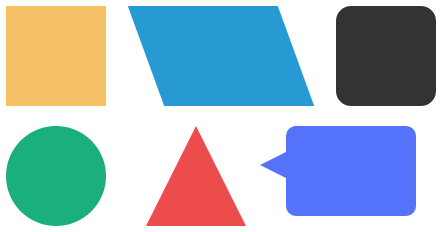
#> input picture Shapes.png, 448 x 232 px
$ python '19_Sort Contours according to Size or Area.py'
#> lines starting #> are read from the running program, lines starting #| are printed output that depends on the picture; after the words box and inside, x2 and y2 are one past the last pixel; in counts of white or black regions, pixels touching at a corner belong together
# # Sorting Contours in a Image

# ## Get Image Contours


# Import necessary images
import cv2
import numpy as np

# Load the input image
imagedata_original = cv2.imread('Shapes.png')
#> imagedata_original is the input picture: shape (232, 448, 3); mean B, G, R 196.1, 184.5, 166.1
cv2.imshow('Original Input Image', imagedata_original)
cv2.waitKey(0)

# Make a copy of the original image
duplicate_img = imagedata_original

# Creating a black image with dimensions same as the loaded input image
black_img = np.zeros((imagedata_original.shape[0], imagedata_original.shape[1], 3))

# Make the Color Image as Grayscale
grayscale_img = cv2.cvtColor(imagedata_original,cv2.COLOR_BGR2GRAY)
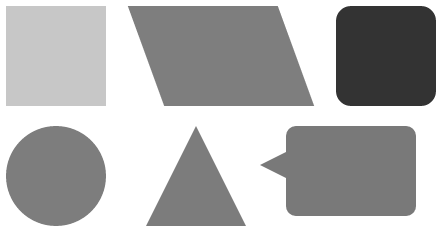
#> grayscale_img: shape (232, 448); min 51, max 255, mean 180.2

# Detect Canny Edges
canny_edged_img = cv2.Canny(grayscale_img, 40, 250)
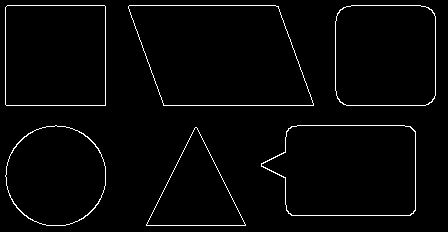
#> canny_edged_img: shape (232, 448); 2.3% white in thin lines or dots
cv2.imshow('Canny Edges on Image', canny_edged_img)
cv2.waitKey(0)

#Finding the contours on the image
contours, hierarchy = cv2.findContours(canny_edged_img.copy(), cv2.RETR_EXTERNAL, cv2.CHAIN_APPROX_NONE)
#> contours = 6 contours; box (x1, y1, x2, y2) and area: (128, 5, 314, 106) 15003, (261, 125, 416, 216) 11956, (5, 5, 106, 106) 9997, (335, 5, 436, 106) 9803, (5, 125, 106, 226) 7872, (146, 127, 246, 226) 4949

#Drawing each and every contour
cv2.drawContours(black_img, contours, -1, (255,0,0), 3)
cv2.imshow('Showing Contours over black image', black_img)
cv2.waitKey(0)

# Draw each and every contours over black image
cv2.drawContours(imagedata_original, contours, -1, (255,0,0), 3)
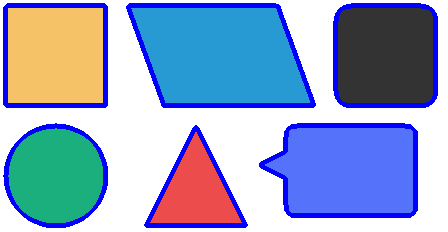
#> imagedata_original: shape (232, 448, 3); 10.95% of pixels changed, all inside (x1, y1, x2, y2) = (3, 3, 438, 228)
cv2.imshow('Showcasing all the Contours', imagedata_original)
cv2.waitKey(0)

# Detect contours and print the count of them
print ("Number of contours detected = ", len(contours))
#| Number of contours detected =  6

cv2.destroyAllWindows()


######################################################
# ## Sorting By Area ## #
######################################################

# Import necessary libraries
import cv2
import numpy as np

# Load the input image
imagedata_original = cv2.imread('Shapes.png')

#Make a copy of the original image
duplicate_img = imagedata_original

# Function to display contour area
def find_contour_areas(contours):
    areas = []
    for cnt in contours:
        cont_area = cv2.contourArea(cnt)
        areas.append(cont_area)
        return areas
#> this loop made 1 pass
#> cont_area on pass 1: 4949
#> after the loop, areas = [4949]
#| Contour areas before sorting [4949.0]
#> `sorted_contours_by_area = sorted(contours, key=cv2.contourArea, revers..`: sorted_contours_by_area has the same summary as contours
#> this loop made 1 pass
#> cont_area on pass 1: 15003
#> after the loop, areas = [15003]

# Printing the areas before sorting contours
print("Contour areas before sorting", find_contour_areas(contours))

# Sorting contours from larger area to smaller area
sorted_contours_by_area = sorted(contours, key=cv2.contourArea, reverse=True)

# Printing the area after sorting contours
print("Contor areas after sorting", find_contour_areas(sorted_contours_by_area))
#| Contor areas after sorting [15003.0]

# Iterating over the contours and drawing one contour at a time
for sc in sorted_contours_by_area:
    cv2.drawContours(duplicate_img, [sc], -1, (0,0,255), 3)
    cv2.waitKey(0)
    cv2.imshow('Highlight Contours by Area on pressing Enter Key', duplicate_img)
#> this loop made 6 passes
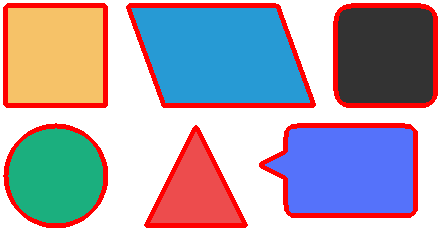
#> duplicate_img: shape (232, 448, 3); 10.95% of pixels changed, all inside (x1, y1, x2, y2) = (3, 3, 438, 228)

cv2.waitKey(0)
cv2.destroyAllWindows()

##########################################################
# ## Sorting By Spatial Position ## #
##########################################################


#Import necessary libraries
import cv2
import numpy as np

# Load the input image
imagedata_original = cv2.imread('Shapes.png')

#Make a copy of the original image
duplicate_img = imagedata_original.copy()

# Function for getting x coordinate of contour
def ret_x_cord_contour(contours):
    if cv2.contourArea(contours) > 10: # checks if countour is greater than
        cent_moment = cv2.moments(contours)
#> cent_moment = moments, m00 4949, centre m10/m00, m01/m00 = (195.5, 191.8)
        return (int(cent_moment['m10']/cent_moment['m00']))
    else:
        pass

#Function for identifying centroid
def identify_centroid(image, centroid):
    # Places a blue circle on the centers of contours
    cent_moment = cv2.moments(centroid)
    centroid_x = int(cent_moment['m10'] / cent_moment['m00'])
    centroid_y = int(cent_moment['m01'] / cent_moment['m00'])

    # Draw the blue circles on the contours
    cv2.circle(imagedata_original,(centroid_x,centroid_y), 10, (255,0,0), -1)
    return image

# Sort by left to right using ret_x_cord_contour function
contours_from_left_to_right = sorted(contours, key = ret_x_cord_contour, reverse = False)
#> contours_from_left_to_right has the same summary as contours

# Caculate centroids and draw them on our image
for (i, c) in enumerate(contours):
    orig = identify_centroid(imagedata_original, c)
#> this loop made 6 passes
#> (centroid_x in identify_centroid, centroid_y in identify_centroid) on passes 1 to 6: (195, 191), (347, 169), (55, 175), (385, 55), (220, 55), (55, 55)
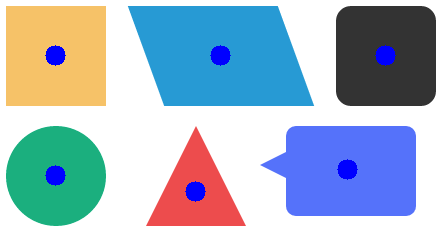
#> imagedata_original: shape (232, 448, 3); 1.83% of pixels changed, all inside (x1, y1, x2, y2) = (45, 45, 396, 202)
cv2.imshow("Contour with Centroids ", imagedata_original)
cv2.waitKey(0)

# Mark the contours from left to right
for (i,c) in enumerate(contours_from_left_to_right):
    cv2.drawContours(duplicate_img, [c], -1, (0,0,255), 3)
    cent_moment = cv2.moments(c)
    centroid_x = int(cent_moment['m10'] / cent_moment['m00'])
    centroid_y = int(cent_moment['m01'] / cent_moment['m00'])
    cv2.putText(duplicate_img, str(i+1), (centroid_x, centroid_y), cv2.FONT_HERSHEY_SIMPLEX, 1, (0, 255, 0), 2)
    cv2.imshow('Contours from Left to Right', duplicate_img)
    cv2.waitKey(0)
    (x, y, w, h) = cv2.boundingRect(c)
#> this loop made 6 passes
#> (centroid_x, centroid_y, x, y, w, h) on passes 1 to 6: (55, 175, 5, 125, 101, 101), (55, 55, 5, 5, 101, 101), (195, 191, 146, 127, 100, 99), (220, 55, 128, 5, 186, 101), (347, 169, 261, 125, 155, 91), (385, 55, 335, 5, 101, 101)
#> pass 1, `cv2.imshow('Contours from Left to Right', duplicate_img)`:
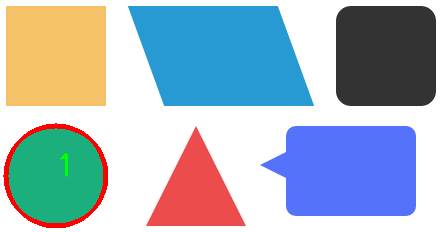
#> window 'Contours from Left to Right': shape (232, 448, 3); mean B, G, R 193.4, 181.5, 167.5
#> after the loop:
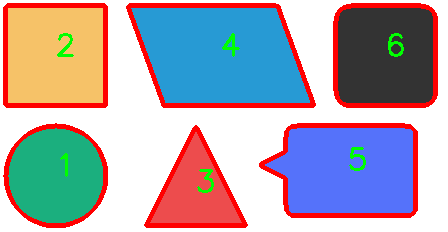
#> duplicate_img: shape (232, 448, 3); 11.84% of pixels changed, all inside (x1, y1, x2, y2) = (3, 3, 438, 228)

cv2.destroyAllWindows()
